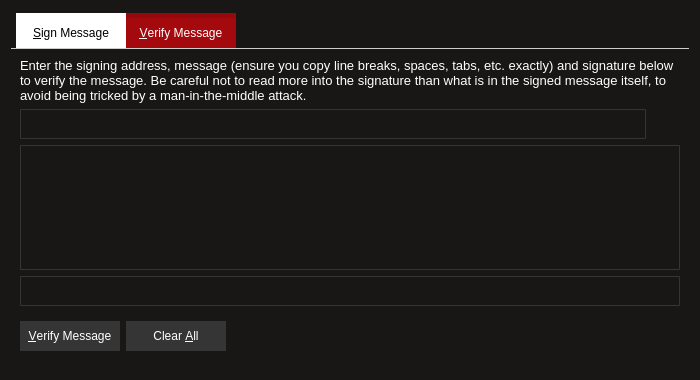
<?xml version="1.0" encoding="UTF-8"?>
<ui version="4.0">
 <class>SignVerifyMessageDialog</class>
 <widget class="QDialog" name="SignVerifyMessageDialog">
  <property name="geometry">
   <rect>
    <x>0</x>
    <y>0</y>
    <width>700</width>
    <height>380</height>
   </rect>
  </property>
  <property name="windowTitle">
   <string>Signatures - Sign / Verify a Message</string>
  </property>
  <property name="styleSheet">
   <string notr="true">QWidget{background: #191616; color: #CDCDCD;}
QTabWidget::pane { /* The tab widget frame */
border-top: 0.5px solid #CDCDCD;
}
QPushButton{background: #353535; color: white; border: 1px solid #353535;}
QPushButton::hover{background: #454545;}
QPushButton::pressed{background: #353535;}
QTabWidget::tab-bar {
left: 5px; /* move to the right by 5px */
}
/* Style the tab using the tab sub-control. Note that it reads QTabBar _not_ QTabWidget */
QTabBar::tab {
background: #ffffff; color: #000000;
border-top: 5px solid#FFFFFF;
width: 110px; height: 30px;
margin-top: 2px;
}
QTabBar::tab:selected, QTabBar::tab:hover {
background: rgb(164, 9, 14);
border-top: 5px solid rgb(149, 8, 12);
margin-top: 2px;
color: white;}

QLabel{color: white; font-family: 'pt mono'; font-size: 13px;}

QLineEdit ,  QPlainTextEdit{background: transparent; color: white; font-family: 'pt mono'; font-size: 15px; border: 1px solid #353535; border-radius: 1px;}</string>
  </property>
  <property name="modal">
   <bool>true</bool>
  </property>
  <layout class="QVBoxLayout" name="verticalLayout">
   <item>
    <widget class="QTabWidget" name="tabWidget">
     <property name="currentIndex">
      <number>1</number>
     </property>
     <widget class="QWidget" name="tabSignMessage">
      <attribute name="title">
       <string>&amp;Sign Message</string>
      </attribute>
      <layout class="QVBoxLayout" name="verticalLayout_SM">
       <item>
        <widget class="QLabel" name="infoLabel_SM">
         <property name="text">
          <string>You can sign messages with your addresses to prove you own them. Be careful not to sign anything vague, as phishing attacks may try to trick you into signing your identity over to them. Only sign fully-detailed statements you agree to.</string>
         </property>
         <property name="textFormat">
          <enum>Qt::PlainText</enum>
         </property>
         <property name="wordWrap">
          <bool>true</bool>
         </property>
        </widget>
       </item>
       <item>
        <layout class="QHBoxLayout" name="horizontalLayout_1_SM">
         <property name="spacing">
          <number>0</number>
         </property>
         <item>
          <widget class="QValidatedLineEdit" name="addressIn_SM">
           <property name="minimumSize">
            <size>
             <width>0</width>
             <height>30</height>
            </size>
           </property>
           <property name="toolTip">
            <string>The address to sign the message with (e.g. B8gZqgY4r2RoEdqYk3QsAqFckyf9pRHN6i)</string>
           </property>
           <property name="maxLength">
            <number>34</number>
           </property>
          </widget>
         </item>
         <item>
          <widget class="QPushButton" name="addressBookButton_SM">
           <property name="minimumSize">
            <size>
             <width>30</width>
             <height>30</height>
            </size>
           </property>
           <property name="toolTip">
            <string>Choose an address from the address book</string>
           </property>
           <property name="styleSheet">
            <string notr="true">QPushButton{background: transparent; color: white; border: 1px solid transparent;}
QPushButton::hover{background: #454545;}
QPushButton::pressed{background: #353535;}</string>
           </property>
           <property name="text">
            <string/>
           </property>
           <property name="icon">
            <iconset resource="../bitcoin.qrc">
             <normaloff>:/n_icons/res/address_w.png</normaloff>:/n_icons/res/address_w.png</iconset>
           </property>
           <property name="shortcut">
            <string>Alt+A</string>
           </property>
           <property name="autoDefault">
            <bool>false</bool>
           </property>
          </widget>
         </item>
         <item>
          <widget class="QPushButton" name="pasteButton_SM">
           <property name="minimumSize">
            <size>
             <width>30</width>
             <height>30</height>
            </size>
           </property>
           <property name="toolTip">
            <string>Paste address from clipboard</string>
           </property>
           <property name="styleSheet">
            <string notr="true">QPushButton{background: transparent; color: white; border: 1px solid transparent;}
QPushButton::hover{background: #454545;}
QPushButton::pressed{background: #353535;}</string>
           </property>
           <property name="text">
            <string/>
           </property>
           <property name="icon">
            <iconset resource="../bitcoin.qrc">
             <normaloff>:/n_icons/res/paste.png</normaloff>:/n_icons/res/paste.png</iconset>
           </property>
           <property name="shortcut">
            <string>Alt+P</string>
           </property>
           <property name="autoDefault">
            <bool>false</bool>
           </property>
          </widget>
         </item>
        </layout>
       </item>
       <item>
        <widget class="QPlainTextEdit" name="messageIn_SM">
         <property name="toolTip">
          <string>Enter the message you want to sign here</string>
         </property>
        </widget>
       </item>
       <item>
        <layout class="QHBoxLayout" name="horizontalLayout_2_SM">
         <property name="spacing">
          <number>0</number>
         </property>
         <item>
          <widget class="QLineEdit" name="signatureOut_SM">
           <property name="minimumSize">
            <size>
             <width>0</width>
             <height>30</height>
            </size>
           </property>
           <property name="font">
            <font>
             <family>pt mono</family>
             <pointsize>-1</pointsize>
            </font>
           </property>
           <property name="readOnly">
            <bool>true</bool>
           </property>
          </widget>
         </item>
         <item>
          <widget class="QPushButton" name="copySignatureButton_SM">
           <property name="minimumSize">
            <size>
             <width>30</width>
             <height>30</height>
            </size>
           </property>
           <property name="toolTip">
            <string>Copy the current signature to the system clipboard</string>
           </property>
           <property name="text">
            <string/>
           </property>
           <property name="icon">
            <iconset resource="../bitcoin.qrc">
             <normaloff>:/icons/editcopy</normaloff>:/icons/editcopy</iconset>
           </property>
           <property name="autoDefault">
            <bool>false</bool>
           </property>
          </widget>
         </item>
        </layout>
       </item>
       <item>
        <layout class="QHBoxLayout" name="horizontalLayout_3_SM">
         <item>
          <widget class="QPushButton" name="signMessageButton_SM">
           <property name="minimumSize">
            <size>
             <width>100</width>
             <height>30</height>
            </size>
           </property>
           <property name="toolTip">
            <string>Sign the message to prove you own this Forge address</string>
           </property>
           <property name="text">
            <string>&amp;Sign Message</string>
           </property>
           <property name="icon">
            <iconset resource="../bitcoin.qrc">
             <normaloff>:/n_icons/res/sign.png</normaloff>:/n_icons/res/sign.png</iconset>
           </property>
           <property name="autoDefault">
            <bool>false</bool>
           </property>
          </widget>
         </item>
         <item>
          <widget class="QPushButton" name="clearButton_SM">
           <property name="minimumSize">
            <size>
             <width>100</width>
             <height>30</height>
            </size>
           </property>
           <property name="toolTip">
            <string>Reset all sign message fields</string>
           </property>
           <property name="text">
            <string>Clear &amp;All</string>
           </property>
           <property name="icon">
            <iconset resource="../bitcoin.qrc">
             <normaloff>:/n_icons/res/delete.png</normaloff>:/n_icons/res/delete.png</iconset>
           </property>
           <property name="autoDefault">
            <bool>false</bool>
           </property>
          </widget>
         </item>
         <item>
          <spacer name="horizontalSpacer_1_SM">
           <property name="orientation">
            <enum>Qt::Horizontal</enum>
           </property>
           <property name="sizeHint" stdset="0">
            <size>
             <width>40</width>
             <height>48</height>
            </size>
           </property>
          </spacer>
         </item>
         <item>
          <widget class="QLabel" name="statusLabel_SM">
           <property name="font">
            <font>
             <family>pt mono</family>
             <pointsize>-1</pointsize>
            </font>
           </property>
           <property name="text">
            <string/>
           </property>
           <property name="wordWrap">
            <bool>true</bool>
           </property>
          </widget>
         </item>
         <item>
          <spacer name="horizontalSpacer_2_SM">
           <property name="orientation">
            <enum>Qt::Horizontal</enum>
           </property>
           <property name="sizeHint" stdset="0">
            <size>
             <width>40</width>
             <height>48</height>
            </size>
           </property>
          </spacer>
         </item>
        </layout>
       </item>
      </layout>
     </widget>
     <widget class="QWidget" name="tabVerifyMessage">
      <attribute name="title">
       <string>&amp;Verify Message</string>
      </attribute>
      <layout class="QVBoxLayout" name="verticalLayout_VM">
       <item>
        <widget class="QLabel" name="infoLabel_VM">
         <property name="text">
          <string>Enter the signing address, message (ensure you copy line breaks, spaces, tabs, etc. exactly) and signature below to verify the message. Be careful not to read more into the signature than what is in the signed message itself, to avoid being tricked by a man-in-the-middle attack.</string>
         </property>
         <property name="textFormat">
          <enum>Qt::PlainText</enum>
         </property>
         <property name="alignment">
          <set>Qt::AlignLeading|Qt::AlignLeft|Qt::AlignTop</set>
         </property>
         <property name="wordWrap">
          <bool>true</bool>
         </property>
        </widget>
       </item>
       <item>
        <layout class="QHBoxLayout" name="horizontalLayout_1_VM">
         <property name="spacing">
          <number>0</number>
         </property>
         <item>
          <widget class="QValidatedLineEdit" name="addressIn_VM">
           <property name="minimumSize">
            <size>
             <width>0</width>
             <height>30</height>
            </size>
           </property>
           <property name="toolTip">
            <string>The address the message was signed with (e.g. B8gZqgY4r2RoEdqYk3QsAqFckyf9pRHN6i)</string>
           </property>
           <property name="maxLength">
            <number>34</number>
           </property>
          </widget>
         </item>
         <item>
          <widget class="QPushButton" name="addressBookButton_VM">
           <property name="minimumSize">
            <size>
             <width>30</width>
             <height>30</height>
            </size>
           </property>
           <property name="toolTip">
            <string>Choose an address from the address book</string>
           </property>
           <property name="styleSheet">
            <string notr="true">QPushButton{background: transparent; color: white; border: 1px solid transparent;}
QPushButton::hover{background: #454545;}
QPushButton::pressed{background: #353535;}</string>
           </property>
           <property name="text">
            <string/>
           </property>
           <property name="icon">
            <iconset resource="../bitcoin.qrc">
             <normaloff>:/n_icons/res/address_w.png</normaloff>:/n_icons/res/address_w.png</iconset>
           </property>
           <property name="shortcut">
            <string>Alt+A</string>
           </property>
           <property name="autoDefault">
            <bool>false</bool>
           </property>
          </widget>
         </item>
        </layout>
       </item>
       <item>
        <widget class="QPlainTextEdit" name="messageIn_VM"/>
       </item>
       <item>
        <widget class="QValidatedLineEdit" name="signatureIn_VM">
         <property name="minimumSize">
          <size>
           <width>0</width>
           <height>30</height>
          </size>
         </property>
        </widget>
       </item>
       <item>
        <layout class="QHBoxLayout" name="horizontalLayout_2_VM">
         <item>
          <widget class="QPushButton" name="verifyMessageButton_VM">
           <property name="minimumSize">
            <size>
             <width>100</width>
             <height>30</height>
            </size>
           </property>
           <property name="toolTip">
            <string>Verify the message to ensure it was signed with the specified Forge address</string>
           </property>
           <property name="text">
            <string>&amp;Verify Message</string>
           </property>
           <property name="icon">
            <iconset resource="../bitcoin.qrc">
             <normaloff>:/n_icons/res/verify.png</normaloff>:/n_icons/res/verify.png</iconset>
           </property>
           <property name="autoDefault">
            <bool>false</bool>
           </property>
          </widget>
         </item>
         <item>
          <widget class="QPushButton" name="clearButton_VM">
           <property name="minimumSize">
            <size>
             <width>100</width>
             <height>30</height>
            </size>
           </property>
           <property name="toolTip">
            <string>Reset all verify message fields</string>
           </property>
           <property name="text">
            <string>Clear &amp;All</string>
           </property>
           <property name="icon">
            <iconset resource="../bitcoin.qrc">
             <normaloff>:/n_icons/res/delete.png</normaloff>:/n_icons/res/delete.png</iconset>
           </property>
           <property name="autoDefault">
            <bool>false</bool>
           </property>
          </widget>
         </item>
         <item>
          <spacer name="horizontalSpacer_1_VM">
           <property name="orientation">
            <enum>Qt::Horizontal</enum>
           </property>
           <property name="sizeHint" stdset="0">
            <size>
             <width>40</width>
             <height>48</height>
            </size>
           </property>
          </spacer>
         </item>
         <item>
          <widget class="QLabel" name="statusLabel_VM">
           <property name="font">
            <font>
             <family>pt mono</family>
             <pointsize>-1</pointsize>
            </font>
           </property>
           <property name="text">
            <string/>
           </property>
           <property name="wordWrap">
            <bool>true</bool>
           </property>
          </widget>
         </item>
         <item>
          <spacer name="horizontalSpacer_2_VM">
           <property name="orientation">
            <enum>Qt::Horizontal</enum>
           </property>
           <property name="sizeHint" stdset="0">
            <size>
             <width>40</width>
             <height>48</height>
            </size>
           </property>
          </spacer>
         </item>
        </layout>
       </item>
      </layout>
     </widget>
    </widget>
   </item>
  </layout>
 </widget>
 <customwidgets>
  <customwidget>
   <class>QValidatedLineEdit</class>
   <extends>QLineEdit</extends>
   <header>qvalidatedlineedit.h</header>
  </customwidget>
 </customwidgets>
 <resources>
  <include location="../bitcoin.qrc"/>
 </resources>
 <connections/>
</ui>
